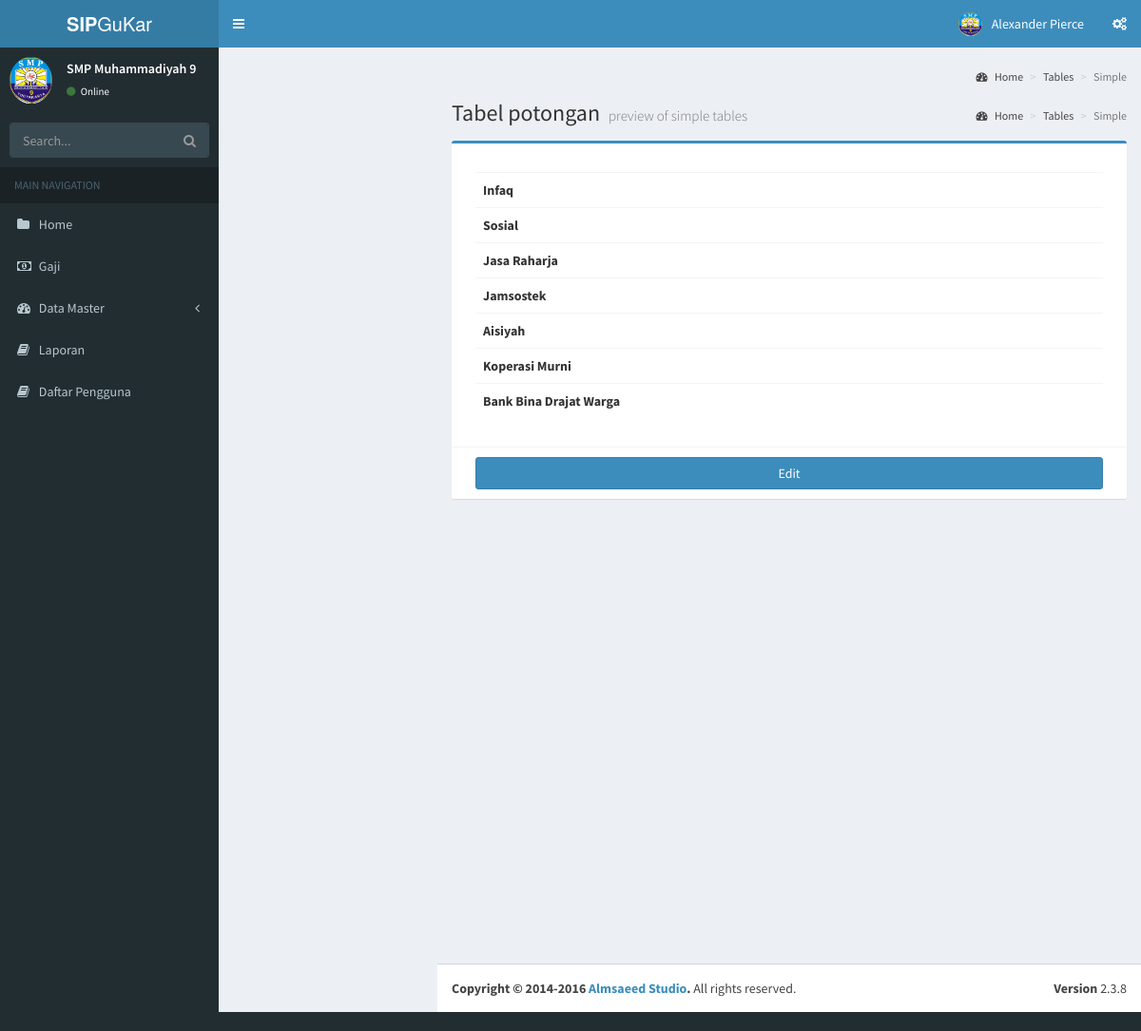
Before: /index.php/potongan/table with the older database file.
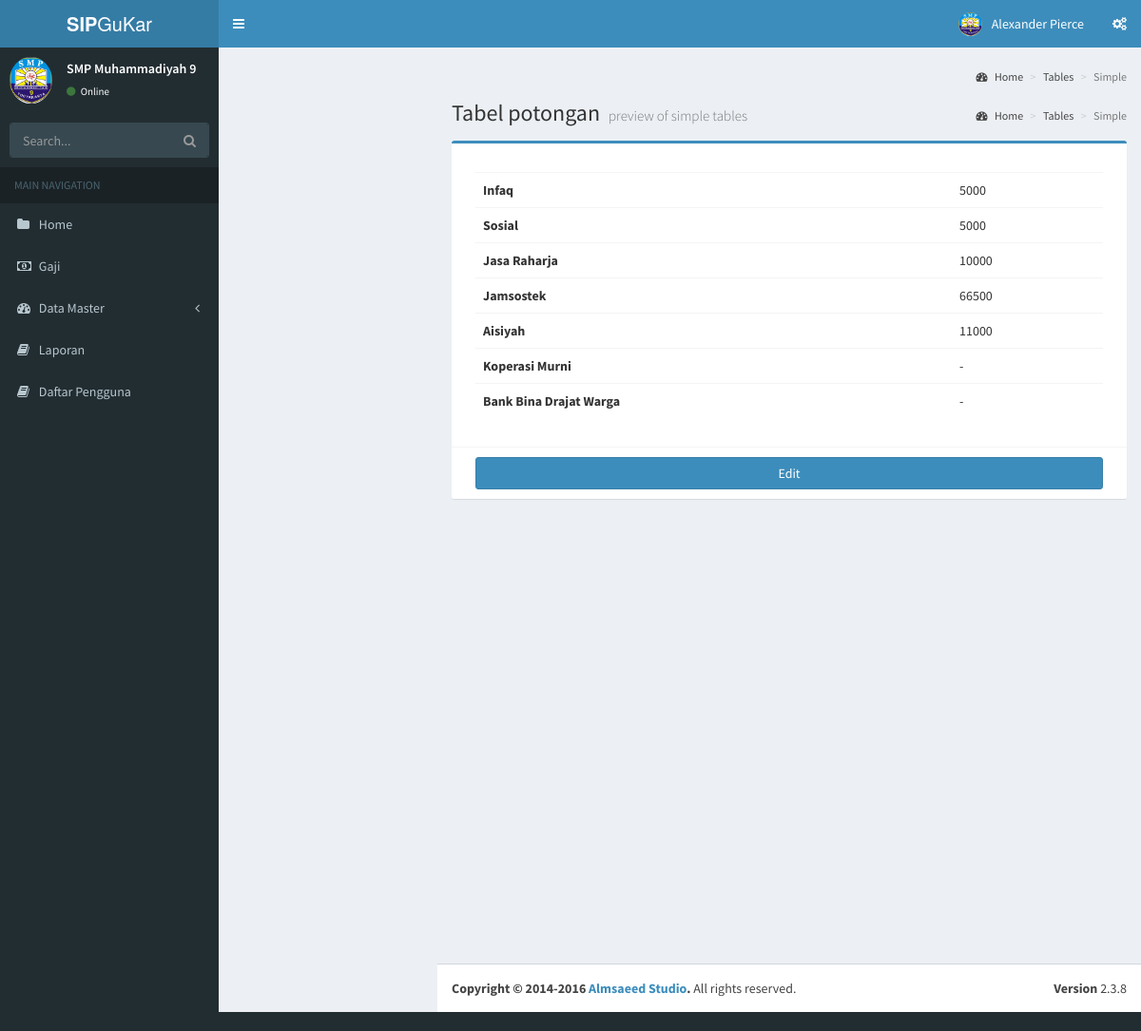
After: the same page with the newer database file.
### tables this page shows
CREATE TABLE `potongan` (
  `id_potongan` int(11) NOT NULL,
  `sosial` varchar(100) NOT NULL,
  `infaq` varchar(100) NOT NULL,
  `jsr` varchar(100) NOT NULL,
  `aisiyah` varchar(100) DEFAULT NULL,
  `jamsostek` varchar(100) DEFAULT NULL,
  `kop` varchar(100) DEFAULT NULL,
  `bank` varchar(100) DEFAULT NULL
);

### application/libraries/Template.php (called while the page is built)
<?php if ( ! defined('BASEPATH')) exit('No direct script access allowed');
class Template {
		var $template_data = array();
		function set($name, $value)
		{
			$this->template_data[$name] = $value;
		}
		function load($template = '', $view = '' , $view_data = array(), $return = FALSE)
		{
			$this->CI =& get_instance();
			$this->set('contents', $this->CI->load->view($view, $view_data, TRUE));
			return $this->CI->load->view($template, $this->template_data, $return);
		}
}

### application/controllers/Potongan.php (called while the page is built, shortened)
<?php
class Potongan extends CI_Controller {
	public function table()
	{
		$data['tampil']= $this->M_potongan->get_potongan()->row_array();
		$this->template->load('index','potongan/table_potongan',$data);
	}
}

### index.php (called while the page is built, shortened)
<?php
require_once BASEPATH.'core/CodeIgniter.php';

### application/models/M_potongan.php (called while the page is built, shortened)
<?php
class M_potongan extends CI_Model{
	public function get_potongan()
	{
		$this->db->where('id_potongan',1);
		$query = $this->db->get('potongan');
		return $query;
	}
}

### application/views/potongan/table_potongan.php (the view)
<div class="content-wrapper">
  <section class="content-header">
    <h1>
      Tabel potongan
      <small>preview of simple tables</small>
    </h1>
    <ol class="breadcrumb">
      <li><a href="#"><i class="fa fa-dashboard"></i> Home</a></li>
      <li><a href="#">Tables</a></li>
      <li class="active">Simple</li>
    </ol>
  </section>
  <section class="content">
    <div class="row">
      <div class="col-md-12">
        <div class="box box-primary">
          <div class="box-header"></div>
          <div class="box-body">
            <div class="col-md-12">
              <table class="table table-hover">
                <tbody>
                  <tr>
                    <th>Infaq</th>
                    <td><?php echo $tampil['infaq']; ?></td>
                  </tr>
                  <tr>
                    <th>Sosial</th>
                    <td><?php echo $tampil['sosial']; ?></td>
                  </tr>
                  <tr>
                    <th>Jasa Raharja</th>
                    <td><?php echo $tampil['jsr']; ?></td>
                  </tr>
                  <tr>
                    <th>Jamsostek</th>
                    <td><?php echo $tampil['jamsostek']; ?></td>
                  </tr>
                  <tr>
                    <th>Aisiyah</th>
                    <td><?php echo $tampil['aisiyah']; ?></td>
                  </tr>
                  <tr>
                    <th>Koperasi Murni</th>
                    <td><?php echo $tampil['kop']; ?></td>
                  </tr>
                  <tr>
                    <th>Bank Bina Drajat Warga</th>
                    <td><?php echo $tampil['bank']; ?></td>
                  </tr>
                </tbody>
              </table>
            </div>
          </div>
          <div class="box-footer text-center">
            <div class="col-md-12">
              <a href = "<?php echo base_url('index.php/potongan/edit_potongan');?>">
                  <button type="submit" class="btn btn-primary btn-block">Edit</button>
                </a>
                </div>
          </div>
        </div>
      </div>
      <div class="col-md-1"></div>
    </div>
  </section>
</div>

Changed rows visible on the page:
added potongan: infaq "5000", sosial "5000", jsr "10000", jamsostek "66500", aisiyah "11000", kop "-", bank "-"
